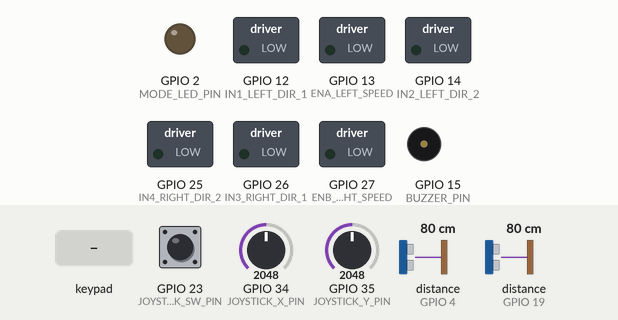
Recording of a sketch running on a simulated ESP32. On the bench: switched loads named in the sketch (green lamp = pin HIGH), output pins drawn as LEDs (lit = HIGH), buzzer (waves = sounding, pin HIGH). The test bench sets the inputs (shaded band); at power-on: GPIO 23 (JOYSTICK_SW_PIN) HIGH, distance to the obstacle (sensors on GPIO 4, GPIO 19) 80 cm, GPIO 34 (JOYSTICK_X_PIN) = 2048, GPIO 35 (JOYSTICK_Y_PIN) = 2048. The echo pulse lasts 58.3 µs per cm; pins used as bus, display or sensor lines are not drawn; what the sketch prints to the serial monitor is not drawn.

Above: at 1.2 s.
1.3 s: GPIO 23 (JOYSTICK_SW_PIN) pulled LOW for 0.15 s
At 2.4 s:
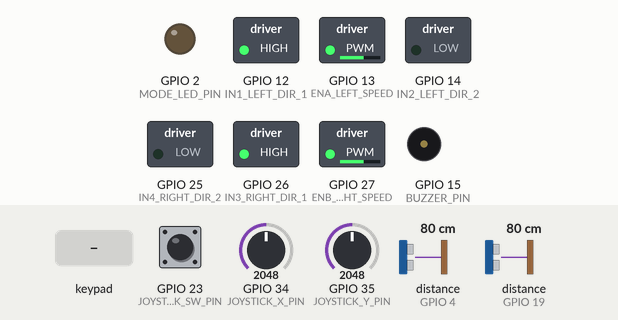
4.3 s: distance to the obstacle (sensor on GPIO 4) set to 23 cm
7.3 s: distance to the obstacle (sensor on GPIO 4) set to 19 cm
At 7.5 s:
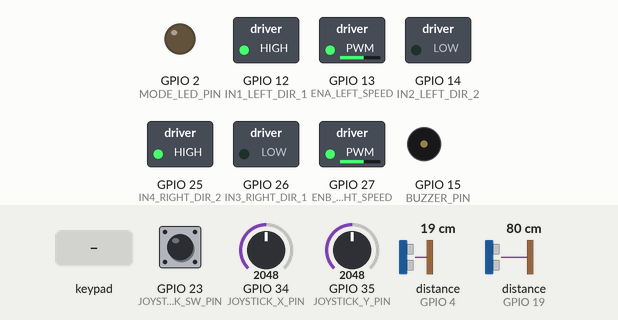
10.3 s: key '-' pressed
At 11.6 s:
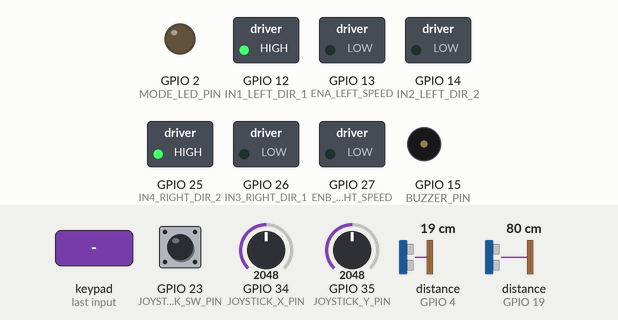
12.0 s: GPIO 34 (JOYSTICK_X_PIN) set to 2819
13.5 s: GPIO 34 (JOYSTICK_X_PIN) set to 2907
At 14.7 s:
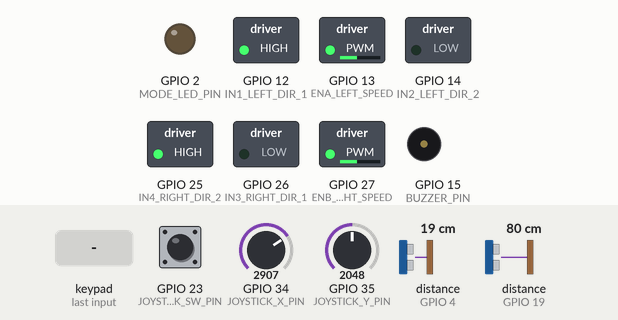
Timing chart, 0 to 16.0 s (numbered marks = the images above; inputs shaded):
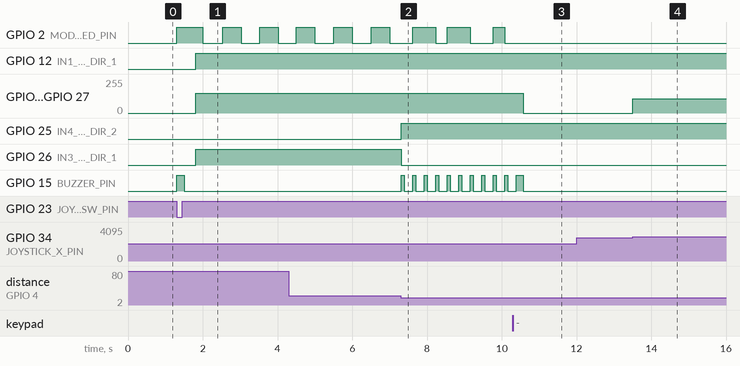

The sketch:

Motor_controler_with_blind_guidance.ino
```cpp
#define CUSTOM_SETTINGS
#define INCLUDE_GAMEPAD_MODULE
#include <DabbleESP32.h>

// ------------------ L298N Motor Driver Pins ------------------
#define ENA_LEFT_SPEED 13
#define IN1_LEFT_DIR_1 12
#define IN2_LEFT_DIR_2 14

#define ENB_RIGHT_SPEED 27
#define IN3_RIGHT_DIR_1 26
#define IN4_RIGHT_DIR_2 25

// ------------------ Joystick Pins ------------------
#define JOYSTICK_X_PIN 34
#define JOYSTICK_Y_PIN 35
#define JOYSTICK_SW_PIN 23

// ------------------ Ultrasonic Sensor Pins ------------------
#define ULTRASONIC_LEFT_TRIG 5
#define ULTRASONIC_LEFT_ECHO 4
#define ULTRASONIC_RIGHT_TRIG 18
#define ULTRASONIC_RIGHT_ECHO 19

// ------------------ Indicators ------------------
#define MODE_LED_PIN 2   // Onboard LED (GPIO 2)
#define BUZZER_PIN 15    // Active buzzer pin

// ------------------ Constants ------------------
const int baseSpeed = 150;
bool blindMode = false;
bool lastSwitchState = HIGH;

// ------------------ Function Declarations ------------------
void drive(int leftSpeed, int rightSpeed);
void stopMotors();
long readDistance(int trigPin, int echoPin);
void blindGuidanceMode();
void beep(int duration);

void setup() {
  Serial.begin(115200);
  Dabble.begin("Sakhi");

  // Motor setup
  pinMode(IN1_LEFT_DIR_1, OUTPUT);
  pinMode(IN2_LEFT_DIR_2, OUTPUT);
  pinMode(IN3_RIGHT_DIR_1, OUTPUT);
  pinMode(IN4_RIGHT_DIR_2, OUTPUT);

  // Joystick button
  pinMode(JOYSTICK_SW_PIN, INPUT_PULLUP);

  // Ultrasonic sensors
  pinMode(ULTRASONIC_LEFT_TRIG, OUTPUT);
  pinMode(ULTRASONIC_LEFT_ECHO, INPUT);
  pinMode(ULTRASONIC_RIGHT_TRIG, OUTPUT);
  pinMode(ULTRASONIC_RIGHT_ECHO, INPUT);

  // LED + Buzzer
  pinMode(MODE_LED_PIN, OUTPUT);
  pinMode(BUZZER_PIN, OUTPUT);
  digitalWrite(MODE_LED_PIN, LOW);
  digitalWrite(BUZZER_PIN, LOW);

  Serial.println("\n=== System Initialised ===");
  Serial.println("Mode: 🕹 Manual Control");
}

void loop() {
  Dabble.processInput();

  // ---------- Mode Toggle via Joystick Button ----------
  bool swState = digitalRead(JOYSTICK_SW_PIN);
  if (swState == LOW && lastSwitchState == HIGH) {
    blindMode = !blindMode;
    digitalWrite(MODE_LED_PIN, blindMode ? HIGH : LOW);
    beep(200);
    if (blindMode) {
      Serial.println("\n=== 🤖 Blind Guidance Mode ACTIVATED ===");
    } else {
      Serial.println("\n=== 🕹 Manual Mode ACTIVATED ===");
      stopMotors();
    }
    delay(300);
  }
  lastSwitchState = swState;

  // ---------- Mode Toggle via Dabble ----------
  if (GamePad.isSelectPressed()) {
    blindMode = !blindMode;
    digitalWrite(MODE_LED_PIN, blindMode ? HIGH : LOW);
    beep(200);
    if (blindMode) {
      Serial.println("\n=== 🤖 Blind Guidance Mode ACTIVATED (via Dabble) ===");
    } else {
      Serial.println("\n=== 🕹 Manual Mode ACTIVATED (via Dabble) ===");
      stopMotors();
    }
    delay(300);
  }

  // ---------- Mode Handling ----------
  if (blindMode) {
    blindGuidanceMode();
  } else {
    // Manual Control Section
    int joyX = analogRead(JOYSTICK_X_PIN);
    int joyY = analogRead(JOYSTICK_Y_PIN);
    int mappedX = map(joyX, 0, 4095, -255, 255);
    int mappedY = map(joyY, 0, 4095, -255, 255);
    bool dabbleActive = false;

    // Dabble manual control
    if (GamePad.isUpPressed()) { drive(baseSpeed, baseSpeed); dabbleActive = true; }
    else if (GamePad.isDownPressed()) { drive(-baseSpeed, -baseSpeed); dabbleActive = true; }
    else if (GamePad.isLeftPressed()) { drive(-baseSpeed / 1.2, baseSpeed / 1.2); dabbleActive = true; }
    else if (GamePad.isRightPressed()) { drive(baseSpeed / 1.2, -baseSpeed / 1.2); dabbleActive = true; }
    else if (GamePad.isStartPressed()) { stopMotors(); dabbleActive = true; }

    // Analog joystick control
    if (!dabbleActive) {
      int threshold = 100;
      if (abs(mappedY) > threshold || abs(mappedX) > threshold) {
        int leftSpeed = constrain(mappedY + mappedX, -255, 255);
        int rightSpeed = constrain(mappedY - mappedX, -255, 255);
        drive(leftSpeed, rightSpeed);
      } else {
        stopMotors();
      }
    }
  }

  delay(20);
}

// ------------------ Motor Functions ------------------
void drive(int leftSpeed, int rightSpeed) {
  leftSpeed = constrain(leftSpeed, -255, 255);
  rightSpeed = constrain(rightSpeed, -255, 255);

  // Left Motor
  if (leftSpeed >= 0) {
    digitalWrite(IN1_LEFT_DIR_1, HIGH);
    digitalWrite(IN2_LEFT_DIR_2, LOW);
  } else {
    digitalWrite(IN1_LEFT_DIR_1, LOW);
    digitalWrite(IN2_LEFT_DIR_2, HIGH);
  }

  // Right Motor
  if (rightSpeed >= 0) {
    digitalWrite(IN3_RIGHT_DIR_1, HIGH);
    digitalWrite(IN4_RIGHT_DIR_2, LOW);
  } else {
    digitalWrite(IN3_RIGHT_DIR_1, LOW);
    digitalWrite(IN4_RIGHT_DIR_2, HIGH);
  }

  analogWrite(ENA_LEFT_SPEED, abs(leftSpeed));
  analogWrite(ENB_RIGHT_SPEED, abs(rightSpeed));
}

void stopMotors() {
  analogWrite(ENA_LEFT_SPEED, 0);
  analogWrite(ENB_RIGHT_SPEED, 0);
}

// ------------------ Ultrasonic Functions ------------------
long readDistance(int trigPin, int echoPin) {
  digitalWrite(trigPin, LOW);
  delayMicroseconds(2);
  digitalWrite(trigPin, HIGH);
  delayMicroseconds(10);
  digitalWrite(trigPin, LOW);
  long duration = pulseIn(echoPin, HIGH, 30000);
  long distance = duration * 0.034 / 2;
  return distance > 0 ? distance : 999;
}

// ------------------ Blind Guidance Mode ------------------
void blindGuidanceMode() {
  long leftDist = readDistance(ULTRASONIC_LEFT_TRIG, ULTRASONIC_LEFT_ECHO);
  long rightDist = readDistance(ULTRASONIC_RIGHT_TRIG, ULTRASONIC_RIGHT_ECHO);
  long threshold = 20; // cm

  Serial.print("Left: "); Serial.print(leftDist);
  Serial.print(" cm | Right: "); Serial.print(rightDist); Serial.println(" cm");

  // LED blink for activity
  digitalWrite(MODE_LED_PIN, millis() / 500 % 2);

  if (leftDist < threshold && rightDist < threshold) {
    Serial.println("⚠️ Object Ahead — Reversing");
    drive(-baseSpeed, -baseSpeed);
    beep(100);
    delay(300);
    stopMotors();
  }
  else if (leftDist < threshold) {
    Serial.println("↪ Object Left — Turning Right");
    drive(baseSpeed, -baseSpeed);
    beep(80);
    delay(200);
  }
  else if (rightDist < threshold) {
    Serial.println("↩ Object Right — Turning Left");
    drive(-baseSpeed, baseSpeed);
    beep(80);
    delay(200);
  }
  else {
    drive(baseSpeed, baseSpeed);
    digitalWrite(BUZZER_PIN, LOW);
  }
}

// ------------------ Buzzer Helper ------------------
void beep(int duration) {
  digitalWrite(BUZZER_PIN, HIGH);
  delay(duration);
  digitalWrite(BUZZER_PIN, LOW);
}
```

Measured:
- the behaviour switches between 21 and 20 cm on distance to the obstacle (sensor on GPIO 4) (found by bisection; images 1 and 2)
- the behaviour switches between 2858 and 2859 on GPIO 34 (JOYSTICK_X_PIN) (found by bisection; images 3 and 4)
- after the input at 1.3 s, GPIO 2 (MODE_LED_PIN): LOW → HIGH at once, then repeats every 1.0 s: LOW 0.53 s, HIGH 0.50 s; GPIO 12 (IN1_LEFT_DIR_1), GPIO 26 (IN3_RIGHT_DIR_1): LOW → HIGH after 0.51 s; GPIO 13 (ENA_LEFT_SPEED), GPIO 27 (ENB_RIGHT_SPEED): 0/255 → 150/255 after 0.51 s; GPIO 15 (BUZZER_PIN): LOW → HIGH at once, → LOW 0.20 s later
- after the input at 7.3 s, GPIO 25 (IN4_RIGHT_DIR_2): LOW → HIGH at once; GPIO 26 (IN3_RIGHT_DIR_1): HIGH → LOW at once; GPIO 15 (BUZZER_PIN): alternates HIGH for 0.08 s and LOW for 0.23 s, starting at once
- after the input at 10.3 s, GPIO 2 (MODE_LED_PIN): stays LOW (without the input it goes to HIGH after 0.40 s); GPIO 13 (ENA_LEFT_SPEED), GPIO 27 (ENB_RIGHT_SPEED): 150/255 → 0/255 after 0.28 s
- after the input at 12.0 s, every drawn part: stays the same
- after the input at 13.5 s, GPIO 13 (ENA_LEFT_SPEED), GPIO 27 (ENB_RIGHT_SPEED): 0/255 → 107/255 at once
